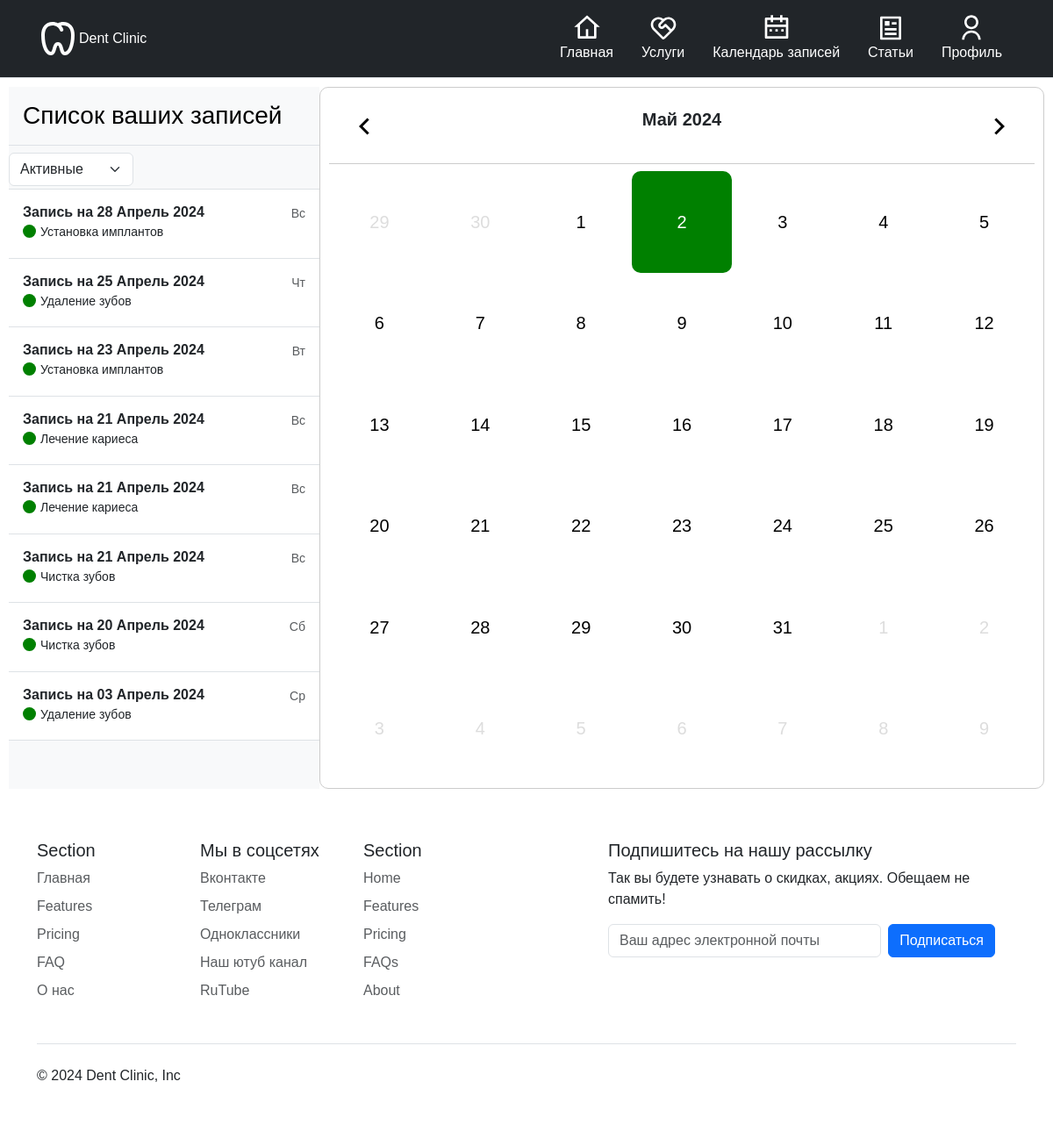
/clinic/calendar/ (signed in), run on an earlier commit of the app's database.
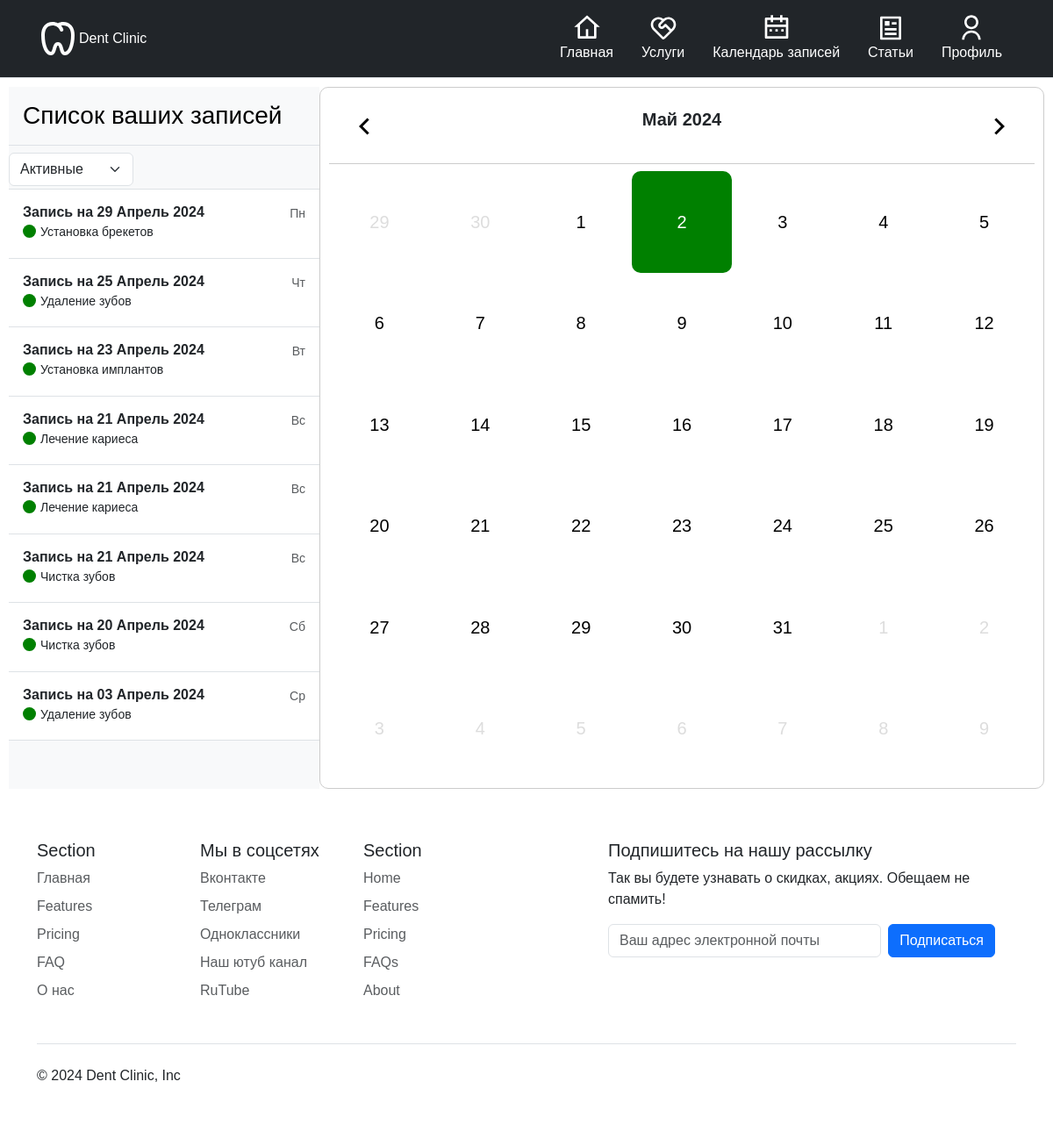
And on a later commit of the database.
### clinic/models.py (models this page shows, shortened)
class Appointment(models.Model):
    class Meta:
        verbose_name = "Запись"
        verbose_name_plural = "Записи"
        ordering = ["-date"]
        indexes = [models.Index(fields=["-date"])]
    patient = models.ForeignKey(User, on_delete=models.CASCADE,
                                related_name="patient_appointments")
    doctor = models.ForeignKey(Doctor, on_delete=models.CASCADE,
                               related_name="doctor_appointments")
    date = models.DateTimeField()
    target = models.ForeignKey(Service, on_delete=models.CASCADE,
                               related_name="service_appointments",
                               null=True)

class Service(models.Model):
    class Meta:
        verbose_name = "Услуга"
        verbose_name_plural = "Услуги"
    name = models.CharField(max_length=200)
    slug = models.SlugField(max_length=300)
    description = models.TextField()
    price = models.DecimalField(max_digits=8, decimal_places=2)
    def __str__(self):
        return self.name

### clinic/views.py (the view)
# urls.py: path("calendar/", views.appointments_calendar, name="appointments"),
def appointments_calendar(request):
    user = request.user
    appointments = user.patient_appointments.all()
    today = datetime.datetime.today()
    day = int(request.GET.get("day", today.day))
    month = int(request.GET.get("month", today.month))
    year = int(request.GET.get("year", today.year))
    next_month = (month + 1) % 12 if month != 11 else 12
    prev_month = month - 1 if month != 1 else 12
    next_year = year + 1 * (next_month == 1)
    prev_year = year - 1 * (prev_month == 12)
    selected_date = datetime.date(year=year,
                                  month=month, day=day)
    print(selected_date)
    cal = make_calendar_page(datetime.date(year=year,
                                           month=month, day=1))
    clicked = request.GET.get("clicked", "False")
    clicked = clicked == "True"
    app_id = request.GET.get("app_id", None)
    if clicked and app_id:
        sel_app = appointments.get(id=app_id)
    else:
        sel_app = None
    show = request.GET.get("show", "1")
    if show == "1":
        appointments.filter(date__gt=today)
    elif show == "2":
        appointments.filter(date__lt=today)
    return render(request, "appointments_page.html",
                  {"calendar": cal, "sel_date": selected_date,
                   "prev_month": prev_month, "next_month": next_month,
                   "prev_year": prev_year, "next_year": next_year,
                   "clicked": clicked, "appointments": appointments,
                   "sel_app": sel_app, "show": show})

### clinic/func.py (called while the page is built)
def number_of_days(date: datetime.date):
    first_day_of_next_month = date.replace(day=1, month=(date.month + 1) % 12 if date.month != 11 else 1)
    last_day_of_current_month = first_day_of_next_month - datetime.timedelta(days=1)
    return last_day_of_current_month.day

### clinic/templates/appointments_page.html (shortened to what this page needs)
{% extends "base.html" %}
{% load static %}
{% block styles %}
<link rel="stylesheet" href="{% static 'css/calendarr.css' %}">
<link rel="stylesheet" href="{% static 'css/appointments_page2.css' %}">
{% endblock %}
{% block content %}
<div class="content" style="height: 800px;">
    <div class="d-flex flex-column align-items-stretch flex-shrink-0 bg-body-tertiary"
         style="width: 30%; height: 100%;">
        {% if clicked %}
        <a href="{% url 'clinic:appointments' %}?year={{ sel_date.year }}&month={{ sel_date.month }}&day={{ sel_date.day }}&clicked=False&show={{ show }}&filt_date={{ filt_date }}"
           class="d-flex align-items-center flex-shrink-0 p-3 link-body-emphasis text-decoration-none border-bottom">
            <span class="fs-5 fw-semibold">&#8592; Вернуться</span>
        </a>
        <div class="list-group list-group-flush border-bottom scrollarea">
            {% if sel_app %}
            <p>Запись на {{ sel_app.date|date:"d F Y H:i" }}</p>
            <p>Врач: {{ sel_app.doctor }}</p>
            <p>Цель визита: {{ sel_app.target }}</p>
            {% else %}
            <p>Записей на этот день нет</p>
            {% endif %}
        </div>
        {% else %}
        <h3 class="d-flex align-items-center flex-shrink-0 p-3 link-body-emphasis text-decoration-none border-bottom">
            Список ваших записей</h3>
        <div class="list-group list-group-flush border-bottom scrollarea">
            {% include "cal_filter.html" %}
            {% for app in appointments %}
            <a href="{% url 'clinic:appointments' %}?year={{ app.date.year }}&month={{ app.date.month }}&day={{ app.date|date:'d' }}&app_id={{ app.id }}&clicked=True&show={{ show }}&filt_date={{ filt_date }}"
               class="list-group-item list-group-item-action py-3 lh-sm">
                <div class="d-flex w-100 align-items-center justify-content-between">
                    <strong class="mb-1">Запись на {{ app.date|date:"d F Y" }}</strong>
                    <small class="text-body-secondary">{{ app.date | date:"D" }}</small>
                </div>
                <div class="col-10 mb-1 small" style="display: flex;">
                    <div class="circle"></div>
                    {{ app.target }}
                </div>
            </a>
            {% endfor %}
        </div>
        {% endif %}
    </div>
    {% include "calendar.html" with calendar=calendar sel_date=sel_date %}
</div>
{% endblock %}

What changed in the data, as far as the page shows it:
removed Appointment: date "28 Апрель 2024", date "Вс", target "Установка имплантов"
added Appointment: date "29 Апрель 2024", date "Пн", target "Установка брекетов"
